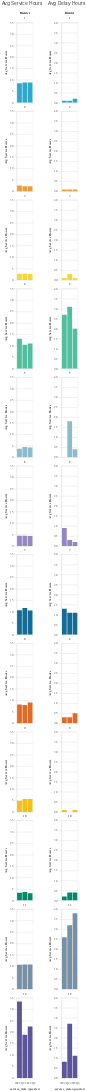

Notebook code cell kept with this figure:
### Code cell
bar1 = facet_by_district(district_df, "avg_service_hours")
bar2 = facet_by_district(district_df, "avg_delay_hours")

district_chart = styleguide.apply_chart_config(alt.hconcat(bar1, bar2))
district_chart

### Figure 1 — Vega-Lite specification as saved in the notebook (floating-point values rounded to 4 significant figures)
{"config": {"view": {"continuousWidth": 400, "continuousHeight": 300}, "axis": {"domainColor": "#cbcbcb", "grid": true, "gridColor": "#cbcbcb", "gridWidth": 1, "labelColor": "#474747", "labelFont": "Nunito Sans", "labelFontSize": 10, "labelPadding": 4, "tickColor": "#cbcbcb", "tickSize": 10, "titleColor": "#333", "titleFont": "Raleway", "titleFontSize": 12, "titlePadding": 10}, "axisBand": {"grid": false}, "background": "white", "font": "Raleway", "header": {"labelFont": "Nunito Sans", "titleFont": "Raleway"}, "legend": {"labelColor": "#333", "labelFont": "Nunito Sans", "labelFontSize": 11, "labelLimit": 0, "padding": 1, "symbolSize": 30, "symbolType": "square", "titleColor": "#333", "titleFont": "Raleway", "titleFontSize": 14, "titlePadding": 10}, "title": {"anchor": "middle", "font": "Raleway", "fontSize": 18, "fontWeight": 300, "offset": 20}}, "hconcat": [{"data": {"name": "data-096e086fbb867a69d2e465365fd88aa9"}, "facet": {"field": "District", "type": "nominal"}, "spec": {"mark": "bar", "encoding": {"color": {"field": "District", "legend": null, "scale": {"range": ["#2EA8CE", "#EB9F3C", "#F4D837", "#51BF9D", "#8CBCCB", "#9487C0", "#136C97", "#E16B26", "#F6BF16", "#00896B", "#7790A3", "#5B559C"]}, "title": null, "type": "nominal"}, "tooltip": [{"field": "District", "type": "quantitative"}, {"field": "year_quarter", "type": "nominal"}, {"field": "value", "type": "quantitative"}, {"field": "variable", "type": "nominal"}], "x": {"axis": {"format": "2022 Q%q"}, "field": "service_date", "timeUnit": "quarter", "type": "ordinal"}, "y": {"field": "value", "title": "Avg Service Hours", "type": "quantitative"}}, "selection": {"selector013": {"type": "interval", "bind": "scales", "encodings": ["x", "y"]}}}, "columns": 1, "spacing": 10, "title": "Avg Service Hours"}, {"data": {"name": "data-6325deef5fcacd98369c89a485fc1da4"}, "facet": {"field": "District", "type": "nominal"}, "spec": {"mark": "bar", "encoding": {"color": {"field": "District", "legend": null, "scale": {"range": ["#2EA8CE", "#EB9F3C", "#F4D837", "#51BF9D", "#8CBCCB", "#9487C0", "#136C97", "#E16B26", "#F6BF16", "#00896B", "#7790A3", "#5B559C"]}, "title": null, "type": "nominal"}, "tooltip": [{"field": "District", "type": "quantitative"}, {"field": "year_quarter", "type": "nominal"}, {"field": "value", "type": "quantitative"}, {"field": "variable", "type": "nominal"}], "x": {"axis": {"format": "2022 Q%q"}, "field": "service_date", "timeUnit": "quarter", "type": "ordinal"}, "y": {"field": "value", "title": "Avg Service Hours", "type": "quantitative"}}, "selection": {"selector014": {"type": "interval", "bind": "scales", "encodings": ["x", "y"]}}}, "columns": 1, "spacing": 10, "title": "Avg Delay Hours"}], "$schema": "https://vega.github.io/schema/vega-lite/v4.17.0.json", "datasets": {"data-096e086fbb867a69d2e465365fd88aa9": [{"District": 1, "variable": "avg_service_hours", "value": 8.5, "service_date": "2022-05-04", "year_quarter": "Q2_2022", "quarter": "Q2", "year": 2022}, {"District": 2, "variable": "avg_service_hours", "value": 2.6, "service_date": "2022-05-04", "year_quarter": "Q2_2022", "quarter": "Q2", "year": 2022}, {"District": 3, "variable": "avg_service_hours", "value": 2.8, "service_date": "2022-05-04", "year_quarter": "Q2_2022", "quarter": "Q2", "year": 2022}, {"District": 4, "variable": "avg_service_hours", "value": 13.1, "service_date": "2022-05-04", "year_quarter": "Q2_2022", "quarter": "Q2", "year": 2022}, {"District": 5, "variable": "avg_service_hours", "value": 3.8, "service_date": "2022-05-04", "year_quarter": "Q2_2022", "quarter": "Q2", "year": 2022}, {"District": 6, "variable": "avg_service_hours", "value": 4.5, "service_date": "2022-05-04", "year_quarter": "Q2_2022", "quarter": "Q2", "year": 2022}, {"District": 7, "variable": "avg_service_hours", "value": 10.7, "service_date": "2022-05-04", "year_quarter": "Q2_2022", "quarter": "Q2", "year": 2022}, {"District": 8, "variable": "avg_service_hours", "value": 8.2, "service_date": "2022-05-04", "year_quarter": "Q2_2022", "quarter": "Q2", "year": 2022}, {"District": 9, "variable": "avg_service_hours", "value": 4.9, "service_date": "2022-05-04", "year_quarter": "Q2_2022", "quarter": "Q2", "year": 2022}, {"District": 10, "variable": "avg_service_hours", "value": 3.4, "service_date": "2022-05-04", "year_quarter": "Q2_2022", "quarter": "Q2", "year": 2022}, {"District": 11, "variable": "avg_service_hours", "value": 10.7, "service_date": "2022-05-04", "year_quarter": "Q2_2022", "quarter": "Q2", "year": 2022}, {"District": 12, "variable": "avg_service_hours", "value": 33.4, "service_date": "2022-05-04", "year_quarter": "Q2_2022", "quarter": "Q2", "year": 2022}, {"District": 1, "variable": "avg_service_hours", "value": 8.9, "service_date": "2022-08-17", "year_quarter": "Q3_2022", "quarter": "Q3", "year": 2022}, {"District": 2, "variable": "avg_service_hours", "value": 2.3, "service_date": "2022-08-17", "year_quarter": "Q3_2022", "quarter": "Q3", "year": 2022}, {"District": 3, "variable": "avg_service_hours", "value": 2.8, "service_date": "2022-08-17", "year_quarter": "Q3_2022", "quarter": "Q3", "year": 2022}, {"District": 4, "variable": "avg_service_hours", "value": 10.5, "service_date": "2022-08-17", "year_quarter": "Q3_2022", "quarter": "Q3", "year": 2022}, {"District": 5, "variable": "avg_service_hours", "value": 4.5, "service_date": "2022-08-17", "year_quarter": "Q3_2022", "quarter": "Q3", "year": 2022}, {"District": 6, "variable": "avg_service_hours", "value": 4.5, "service_date": "2022-08-17", "year_quarter": "Q3_2022", "quarter": "Q3", "year": 2022}, {"District": 7, "variable": "avg_service_hours", "value": 11.6, "service_date": "2022-08-17", "year_quarter": "Q3_2022", "quarter": "Q3", "year": 2022}, {"District": 8, "variable": "avg_service_hours", "value": 8.0, "service_date": "2022-08-17", "year_quarter": "Q3_2022", "quarter": "Q3", "year": 2022}, {"District": 9, "variable": "avg_service_hours", "value": 5.7, "service_date": "2022-08-17", "year_quarter": "Q3_2022", "quarter": "Q3", "year": 2022}, {"District": 10, "variable": "avg_service_hours", "value": 3.8, "service_date": "2022-08-17", "year_quarter": "Q3_2022", "quarter": "Q3", "year": 2022}, {"District": 11, "variable": "avg_service_hours", "value": 10.8, "service_date": "2022-08-17", "year_quarter": "Q3_2022", "quarter": "Q3", "year": 2022}, {"District": 12, "variable": "avg_service_hours", "value": 18.9, "service_date": "2022-08-17", "year_quarter": "Q3_2022", "quarter": "Q3", "year": 2022}, {"District": 1, "variable": "avg_service_hours", "value": 8.9, "service_date": "2022-10-12", "year_quarter": "Q4_2022", "quarter": "Q4", "year": 2022}, {"District": 2, "variable": "avg_service_hours", "value": 2.3, "service_date": "2022-10-12", "year_quarter": "Q4_2022", "quarter": "Q4", "year": 2022}, {"District": 3, "variable": "avg_service_hours", "value": 2.7, "service_date": "2022-10-12", "year_quarter": "Q4_2022", "quarter": "Q4", "year": 2022}, {"District": 4, "variable": "avg_service_hours", "value": 11.0, "service_date": "2022-10-12", "year_quarter": "Q4_2022", "quarter": "Q4", "year": 2022}, {"District": 5, "variable": "avg_service_hours", "value": 4.3, "service_date": "2022-10-12", "year_quarter": "Q4_2022", "quarter": "Q4", "year": 2022}, {"District": 6, "variable": "avg_service_hours", "value": 4.4, "service_date": "2022-10-12", "year_quarter": "Q4_2022", "quarter": "Q4", "year": 2022}, {"District": 7, "variable": "avg_service_hours", "value": 10.6, "service_date": "2022-10-12", "year_quarter": "Q4_2022", "quarter": "Q4", "year": 2022}, {"District": 8, "variable": "avg_service_hours", "value": 9.1, "service_date": "2022-10-12", "year_quarter": "Q4_2022", "quarter": "Q4", "year": 2022}, {"District": 9, "variable": "avg_service_hours", "value": 5.7, "service_date": "2022-10-12", "year_quarter": "Q4_2022", "quarter": "Q4", "year": 2022}, {"District": 10, "variable": "avg_service_hours", "value": 3.2, "service_date": "2022-10-12", "year_quarter": "Q4_2022", "quarter": "Q4", "year": 2022}, {"District": 11, "variable": "avg_service_hours", "value": 10.8, "service_date": "2022-10-12", "year_quarter": "Q4_2022", "quarter": "Q4", "year": 2022}, {"District": 12, "variable": "avg_service_hours", "value": 22.5, "service_date": "2022-10-12", "year_quarter": "Q4_2022", "quarter": "Q4", "year": 2022}], "data-6325deef5fcacd98369c89a485fc1da4": [{"District": 1, "variable": "avg_delay_hours", "value": 0.1, "service_date": "2022-05-04", "year_quarter": "Q2_2022", "quarter": "Q2", "year": 2022}, {"District": 2, "variable": "avg_delay_hours", "value": 0.1, "service_date": "2022-05-04", "year_quarter": "Q2_2022", "quarter": "Q2", "year": 2022}, {"District": 3, "variable": "avg_delay_hours", "value": 0.1, "service_date": "2022-05-04", "year_quarter": "Q2_2022", "quarter": "Q2", "year": 2022}, {"District": 4, "variable": "avg_delay_hours", "value": 2.7, "service_date": "2022-05-04", "year_quarter": "Q2_2022", "quarter": "Q2", "year": 2022}, {"District": 5, "variable": "avg_delay_hours", "value": 0.0, "service_date": "2022-05-04", "year_quarter": "Q2_2022", "quarter": "Q2", "year": 2022}, {"District": 6, "variable": "avg_delay_hours", "value": 0.9, "service_date": "2022-05-04", "year_quarter": "Q2_2022", "quarter": "Q2", "year": 2022}, {"District": 7, "variable": "avg_delay_hours", "value": 1.3, "service_date": "2022-05-04", "year_quarter": "Q2_2022", "quarter": "Q2", "year": 2022}, {"District": 8, "variable": "avg_delay_hours", "value": 0.3, "service_date": "2022-05-04", "year_quarter": "Q2_2022", "quarter": "Q2", "year": 2022}, {"District": 9, "variable": "avg_delay_hours", "value": 0.1, "service_date": "2022-05-04", "year_quarter": "Q2_2022", "quarter": "Q2", "year": 2022}, {"District": 10, "variable": "avg_delay_hours", "value": 0.2, "service_date": "2022-05-04", "year_quarter": "Q2_2022", "quarter": "Q2", "year": 2022}, {"District": 11, "variable": "avg_delay_hours", "value": 2.6, "service_date": "2022-05-04", "year_quarter": "Q2_2022", "quarter": "Q2", "year": 2022}, {"District": 12, "variable": "avg_delay_hours", "value": 0.8, "service_date": "2022-05-04", "year_quarter": "Q2_2022", "quarter": "Q2", "year": 2022}, {"District": 1, "variable": "avg_delay_hours", "value": 0.1, "service_date": "2022-08-17", "year_quarter": "Q3_2022", "quarter": "Q3", "year": 2022}, {"District": 2, "variable": "avg_delay_hours", "value": 0.1, "service_date": "2022-08-17", "year_quarter": "Q3_2022", "quarter": "Q3", "year": 2022}, {"District": 3, "variable": "avg_delay_hours", "value": 0.3, "service_date": "2022-08-17", "year_quarter": "Q3_2022", "quarter": "Q3", "year": 2022}, {"District": 4, "variable": "avg_delay_hours", "value": 3.1, "service_date": "2022-08-17", "year_quarter": "Q3_2022", "quarter": "Q3", "year": 2022}, {"District": 5, "variable": "avg_delay_hours", "value": 1.8, "service_date": "2022-08-17", "year_quarter": "Q3_2022", "quarter": "Q3", "year": 2022}, {"District": 6, "variable": "avg_delay_hours", "value": 0.3, "service_date": "2022-08-17", "year_quarter": "Q3_2022", "quarter": "Q3", "year": 2022}, {"District": 7, "variable": "avg_delay_hours", "value": 1.1, "service_date": "2022-08-17", "year_quarter": "Q3_2022", "quarter": "Q3", "year": 2022}, {"District": 8, "variable": "avg_delay_hours", "value": 0.3, "service_date": "2022-08-17", "year_quarter": "Q3_2022", "quarter": "Q3", "year": 2022}, {"District": 9, "variable": "avg_delay_hours", "value": 0.0, "service_date": "2022-08-17", "year_quarter": "Q3_2022", "quarter": "Q3", "year": 2022}, {"District": 10, "variable": "avg_delay_hours", "value": 0.4, "service_date": "2022-08-17", "year_quarter": "Q3_2022", "quarter": "Q3", "year": 2022}, {"District": 11, "variable": "avg_delay_hours", "value": 3.2, "service_date": "2022-08-17", "year_quarter": "Q3_2022", "quarter": "Q3", "year": 2022}, {"District": 12, "variable": "avg_delay_hours", "value": 2.7, "service_date": "2022-08-17", "year_quarter": "Q3_2022", "quarter": "Q3", "year": 2022}, {"District": 1, "variable": "avg_delay_hours", "value": 0.2, "service_date": "2022-10-12", "year_quarter": "Q4_2022", "quarter": "Q4", "year": 2022}, {"District": 2, "variable": "avg_delay_hours", "value": 0.1, "service_date": "2022-10-12", "year_quarter": "Q4_2022", "quarter": "Q4", "year": 2022}, {"District": 3, "variable": "avg_delay_hours", "value": 0.1, "service_date": "2022-10-12", "year_quarter": "Q4_2022", "quarter": "Q4", "year": 2022}, {"District": 4, "variable": "avg_delay_hours", "value": 2.0, "service_date": "2022-10-12", "year_quarter": "Q4_2022", "quarter": "Q4", "year": 2022}, {"District": 5, "variable": "avg_delay_hours", "value": 0.4, "service_date": "2022-10-12", "year_quarter": "Q4_2022", "quarter": "Q4", "year": 2022}, {"District": 6, "variable": "avg_delay_hours", "value": 0.2, "service_date": "2022-10-12", "year_quarter": "Q4_2022", "quarter": "Q4", "year": 2022}, {"District": 7, "variable": "avg_delay_hours", "value": 1.1, "service_date": "2022-10-12", "year_quarter": "Q4_2022", "quarter": "Q4", "year": 2022}, {"District": 8, "variable": "avg_delay_hours", "value": 0.5, "service_date": "2022-10-12", "year_quarter": "Q4_2022", "quarter": "Q4", "year": 2022}, {"District": 9, "variable": "avg_delay_hours", "value": 0.1, "service_date": "2022-10-12", "year_quarter": "Q4_2022", "quarter": "Q4", "year": 2022}, {"District": 10, "variable": "avg_delay_hours", "value": 0.4, "service_date": "2022-10-12", "year_quarter": "Q4_2022", "quarter": "Q4", "year": 2022}, {"District": 11, "variable": "avg_delay_hours", "value": 3.8, "service_date": "2022-10-12", "year_quarter": "Q4_2022", "quarter": "Q4", "year": 2022}, {"District": 12, "variable": "avg_delay_hours", "value": 1.1, "service_date": "2022-10-12", "year_quarter": "Q4_2022", "quarter": "Q4", "year": 2022}]}}
